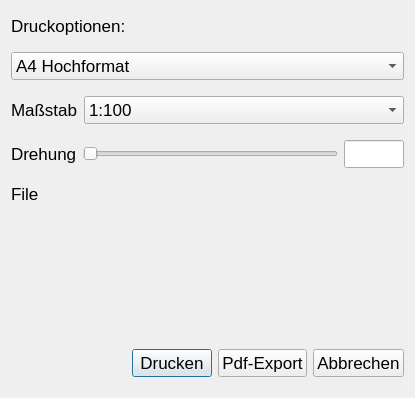
<?xml version="1.0" encoding="UTF-8"?>
<ui version="4.0">
 <class>Dialog</class>
 <widget class="QDialog" name="Dialog">
  <property name="geometry">
   <rect>
    <x>0</x>
    <y>0</y>
    <width>415</width>
    <height>398</height>
   </rect>
  </property>
  <property name="windowTitle">
   <string>Drucken</string>
  </property>
  <layout class="QVBoxLayout" name="verticalLayout">
   <item>
    <layout class="QHBoxLayout" name="hLayoutDesc">
     <property name="leftMargin">
      <number>0</number>
     </property>
     <property name="topMargin">
      <number>5</number>
     </property>
     <property name="bottomMargin">
      <number>5</number>
     </property>
     <item>
      <widget class="QLabel" name="lblDescr">
       <property name="sizePolicy">
        <sizepolicy hsizetype="Preferred" vsizetype="Minimum">
         <horstretch>0</horstretch>
         <verstretch>0</verstretch>
        </sizepolicy>
       </property>
       <property name="font">
        <font>
         <pointsize>13</pointsize>
        </font>
       </property>
       <property name="text">
        <string>Druckoptionen:</string>
       </property>
      </widget>
     </item>
    </layout>
   </item>
   <item>
    <layout class="QHBoxLayout" name="hLayoutFormat">
     <property name="topMargin">
      <number>5</number>
     </property>
     <property name="bottomMargin">
      <number>5</number>
     </property>
     <item>
      <widget class="QComboBox" name="cmbFormat">
       <property name="font">
        <font>
         <pointsize>13</pointsize>
        </font>
       </property>
       <item>
        <property name="text">
         <string>A4 Hochformat</string>
        </property>
       </item>
       <item>
        <property name="text">
         <string>A4 Querformat</string>
        </property>
       </item>
       <item>
        <property name="text">
         <string>A3 Querformat</string>
        </property>
       </item>
       <item>
        <property name="text">
         <string>A2 Querformat</string>
        </property>
       </item>
       <item>
        <property name="text">
         <string>A1 Querformat</string>
        </property>
       </item>
       <item>
        <property name="text">
         <string>A0 Querformat</string>
        </property>
       </item>
      </widget>
     </item>
    </layout>
   </item>
   <item>
    <layout class="QHBoxLayout" name="hLayoutScale">
     <property name="sizeConstraint">
      <enum>QLayout::SetMaximumSize</enum>
     </property>
     <property name="topMargin">
      <number>5</number>
     </property>
     <property name="bottomMargin">
      <number>5</number>
     </property>
     <item>
      <widget class="QLabel" name="lblScale">
       <property name="font">
        <font>
         <pointsize>13</pointsize>
        </font>
       </property>
       <property name="text">
        <string>Maßstab</string>
       </property>
      </widget>
     </item>
     <item>
      <widget class="QComboBox" name="cmbScale">
       <property name="sizePolicy">
        <sizepolicy hsizetype="Expanding" vsizetype="Fixed">
         <horstretch>0</horstretch>
         <verstretch>0</verstretch>
        </sizepolicy>
       </property>
       <property name="font">
        <font>
         <pointsize>13</pointsize>
        </font>
       </property>
       <item>
        <property name="text">
         <string>1:100</string>
        </property>
       </item>
       <item>
        <property name="text">
         <string>1:150</string>
        </property>
       </item>
       <item>
        <property name="text">
         <string>1:200</string>
        </property>
       </item>
       <item>
        <property name="text">
         <string>1:250</string>
        </property>
       </item>
       <item>
        <property name="text">
         <string>1:500</string>
        </property>
       </item>
       <item>
        <property name="text">
         <string>1:750</string>
        </property>
       </item>
       <item>
        <property name="text">
         <string>1:1000</string>
        </property>
       </item>
       <item>
        <property name="text">
         <string>1:1500</string>
        </property>
       </item>
       <item>
        <property name="text">
         <string>1:2000</string>
        </property>
       </item>
       <item>
        <property name="text">
         <string>1:2500</string>
        </property>
       </item>
       <item>
        <property name="text">
         <string>1:5000</string>
        </property>
       </item>
       <item>
        <property name="text">
         <string>1:7500</string>
        </property>
       </item>
       <item>
        <property name="text">
         <string>1:10000</string>
        </property>
       </item>
      </widget>
     </item>
    </layout>
   </item>
   <item>
    <layout class="QHBoxLayout" name="hLayoutRot">
     <property name="sizeConstraint">
      <enum>QLayout::SetMaximumSize</enum>
     </property>
     <property name="topMargin">
      <number>5</number>
     </property>
     <property name="bottomMargin">
      <number>5</number>
     </property>
     <item>
      <widget class="QLabel" name="lblRot">
       <property name="font">
        <font>
         <pointsize>13</pointsize>
        </font>
       </property>
       <property name="text">
        <string>Drehung</string>
       </property>
      </widget>
     </item>
     <item>
      <widget class="QSlider" name="hSlider">
       <property name="orientation">
        <enum>Qt::Horizontal</enum>
       </property>
      </widget>
     </item>
     <item>
      <widget class="QLineEdit" name="txtRot">
       <property name="sizePolicy">
        <sizepolicy hsizetype="Fixed" vsizetype="Fixed">
         <horstretch>0</horstretch>
         <verstretch>0</verstretch>
        </sizepolicy>
       </property>
       <property name="maximumSize">
        <size>
         <width>60</width>
         <height>16777215</height>
        </size>
       </property>
       <property name="font">
        <font>
         <pointsize>13</pointsize>
        </font>
       </property>
      </widget>
     </item>
    </layout>
   </item>
   <item>
    <layout class="QHBoxLayout" name="hLayoutFile">
     <property name="topMargin">
      <number>5</number>
     </property>
     <property name="bottomMargin">
      <number>10</number>
     </property>
     <item>
      <widget class="QLabel" name="label">
       <property name="font">
        <font>
         <pointsize>13</pointsize>
        </font>
       </property>
       <property name="text">
        <string>File</string>
       </property>
      </widget>
     </item>
     <item>
      <widget class="QgsFileWidget" name="mQgsFileWidget">
       <property name="font">
        <font>
         <pointsize>20</pointsize>
        </font>
       </property>
      </widget>
     </item>
    </layout>
   </item>
   <item>
    <widget class="QLabel" name="lblMsg">
     <property name="font">
      <font>
       <pointsize>13</pointsize>
      </font>
     </property>
     <property name="text">
      <string/>
     </property>
    </widget>
   </item>
   <item>
    <spacer name="verticalSpacer">
     <property name="orientation">
      <enum>Qt::Vertical</enum>
     </property>
     <property name="sizeHint" stdset="0">
      <size>
       <width>20</width>
       <height>40</height>
      </size>
     </property>
    </spacer>
   </item>
   <item>
    <widget class="QLabel" name="lblLoadIndicator">
     <property name="font">
      <font>
       <pointsize>13</pointsize>
      </font>
     </property>
     <property name="text">
      <string/>
     </property>
     <property name="alignment">
      <set>Qt::AlignCenter</set>
     </property>
    </widget>
   </item>
   <item>
    <layout class="QHBoxLayout" name="hLayoutBtns">
     <property name="topMargin">
      <number>15</number>
     </property>
     <property name="bottomMargin">
      <number>10</number>
     </property>
     <item>
      <spacer name="horizontalSpacer">
       <property name="orientation">
        <enum>Qt::Horizontal</enum>
       </property>
       <property name="sizeHint" stdset="0">
        <size>
         <width>40</width>
         <height>20</height>
        </size>
       </property>
      </spacer>
     </item>
     <item>
      <widget class="QPushButton" name="btnPrint">
       <property name="font">
        <font>
         <pointsize>13</pointsize>
        </font>
       </property>
       <property name="text">
        <string>Drucken</string>
       </property>
      </widget>
     </item>
     <item>
      <widget class="QPushButton" name="btnExport">
       <property name="font">
        <font>
         <pointsize>13</pointsize>
        </font>
       </property>
       <property name="text">
        <string>Pdf-Export</string>
       </property>
      </widget>
     </item>
     <item>
      <widget class="QPushButton" name="btnClose">
       <property name="font">
        <font>
         <pointsize>13</pointsize>
        </font>
       </property>
       <property name="text">
        <string>Abbrechen</string>
       </property>
      </widget>
     </item>
    </layout>
   </item>
  </layout>
 </widget>
 <customwidgets>
  <customwidget>
   <class>QgsFileWidget</class>
   <extends>QWidget</extends>
   <header>qgsfilewidget.h</header>
  </customwidget>
 </customwidgets>
 <resources/>
 <connections/>
</ui>
